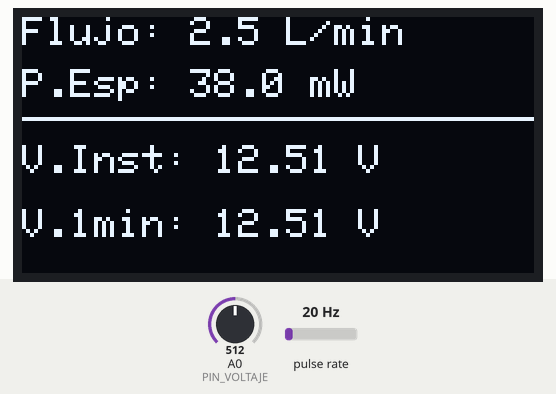
Recording of a sketch running on a simulated Arduino Uno, built with avr-gcc and run on an emulated ATmega328P. Parts: 128×64 one-colour display. Wiring (inferred from the names in the program): pulse sensor: data pin 2. The inputs (shaded band) are chosen by the test bench; at power-on: pulse rate 20 Hz, A0 (PIN_VOLTAJE) = 512. What the sketch prints to the serial monitor is not drawn.

Above: at 1.6 s.
1.7 s: pulse rate (sensor on pin 2) set to 23 Hz
At 3.7 s:
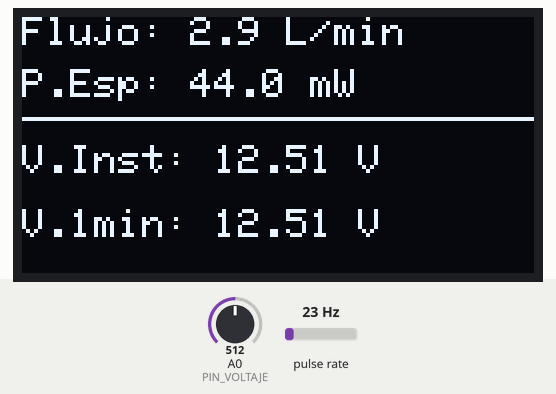
4.5 s: A0 (PIN_VOLTAJE) set to 716
At 5.8 s:
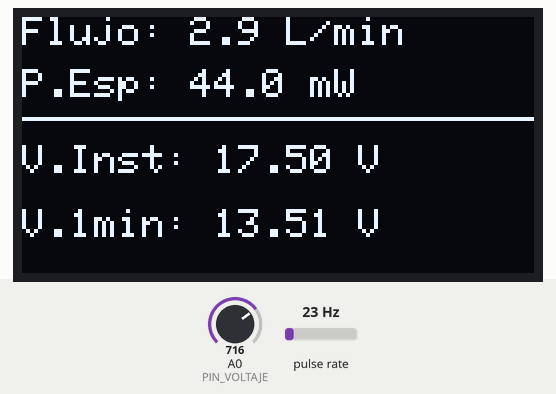
7.5 s: pulse rate (sensor on pin 2) set to 4 Hz
At 8.7 s:
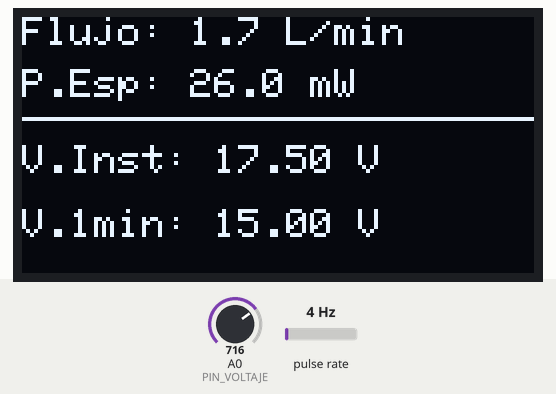
10.5 s: A0 (PIN_VOLTAJE) set to 900
At 11.8 s:
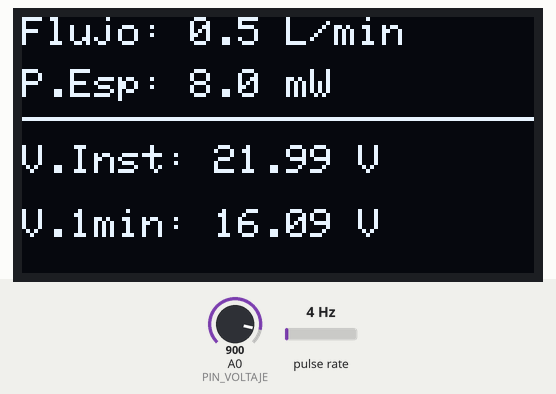
13.5 s: pulse rate (sensor on pin 2) set to 50 Hz
At 14.5 s:
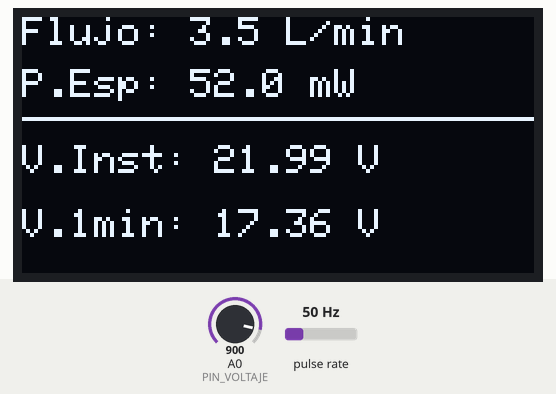
16.5 s: A0 (PIN_VOLTAJE) set to 1023
At 17.8 s:
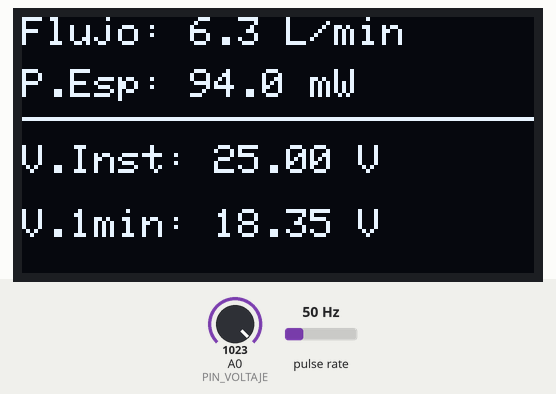
Timing chart, 0 to 19.5 s (numbered marks = the images above; inputs shaded):
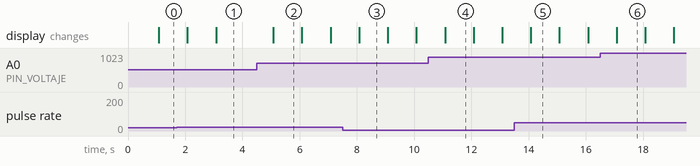

The sketch:

hydroflow_avance3.ino
```cpp
/*
 * Proyecto: HydroFlow - Sistema IoT de Captación Pasiva Hidroeléctrica Domiciliaria
 * Curso: TEI201 - Taller de Diseño en Ingeniería (UAI) - Avance #3
 * Descripción: Adquiere caudal (YF-S201) y voltaje generado (0-25V), calcula potencia
 *              esperada vs. estimada, muestra en OLED y envía telemetría CSV por USB.
 */

#include <Wire.h>
#include <Adafruit_GFX.h>
#include <Adafruit_SH110X.h>

// --- CONFIGURACIÓN DE PANTALLA OLED 1.3" (SH1106) ---
#define SCREEN_WIDTH 128
#define SCREEN_HEIGHT 64
Adafruit_SH1106G display = Adafruit_SH1106G(SCREEN_WIDTH, SCREEN_HEIGHT, &Wire, -1);

// --- PINES DE SENSORES ---
const int PIN_CAUDAL = 2;     // Cable amarillo sensor YF-S201 (Interrupción 0)
const int PIN_VOLTAJE = A0;   // Pin 'S' sensor de voltaje DC 0-25V

// --- PARÁMETROS DEL MODELO ---
const float PULSOS_POR_LMIN = 7.5;        // Calibración de fábrica YF-S201
const float FACTOR_PREDICCION = 15.0;     // Modelo base: 15 mW esperados por L/min
const float RESISTENCIA_REF = 100.0;      // Carga de referencia (Ohms) para estimar mW sin carga física
const unsigned long INTERVALO_MS = 1000;  // Muestreo cada 1 segundo (1 Hz)

// --- VARIABLES GLOBALES ---
volatile unsigned int contadorPulsos = 0;
unsigned long tiempoAnterior = 0;
float voltajePromedio1Min = 0.0;
int muestrasMinuto = 0;

void contarPulso() {
  contadorPulsos++;
}

// Módulo 1: Calcular caudal en L/min
float obtenerCaudal(unsigned long deltaMs) {
  float frecuenciaHz = (1000.0 / deltaMs) * contadorPulsos;
  return frecuenciaHz / PULSOS_POR_LMIN;
}

// Módulo 2: Leer voltaje real con filtro de promedio y corte de ruido base
float obtenerVoltaje() {
  long sumaADC = 0;
  for (int i = 0; i < 20; i++) {
    sumaADC += analogRead(PIN_VOLTAJE);
    delay(2);
  }
  float voltajePin = (sumaADC / 20.0) * (5.0 / 1023.0);
  float voltajeReal = voltajePin * 5.0; // Divisor resistivo 5:1 del módulo

  if (voltajeReal < 0.15) {
    voltajeReal = 0.0; // Elimina estática residual cuando el motor está detenido
  }
  return voltajeReal;
}

// Módulo 3: Dibujar valores en pantalla OLED
void actualizarPantalla(float caudal, float potEsp, float vInst, float v1Min) {
  display.clearDisplay();
  display.setTextSize(1);

  display.setCursor(0, 0);
  display.print(F("Flujo: "));
  display.print(caudal, 1);
  display.println(F(" L/min"));

  display.setCursor(0, 13);
  display.print(F("P.Esp: "));
  display.print(potEsp, 1);
  display.println(F(" mW"));

  display.drawLine(0, 25, 128, 25, SH110X_WHITE);

  display.setCursor(0, 32);
  display.print(F("V.Inst: "));
  display.print(vInst, 2);
  display.println(F(" V"));

  display.setCursor(0, 48);
  display.print(F("V.1min: "));
  display.print(v1Min, 2);
  display.println(F(" V"));

  display.display();
}

// Módulo 4: Enviar datos al PC en formato CSV
void enviarDatosUSB(float caudal, float potEsp, float vInst, float v1Min, float potEst) {
  Serial.print(caudal, 2);
  Serial.print(F(","));
  Serial.print(potEsp, 2);
  Serial.print(F(","));
  Serial.print(vInst, 3);
  Serial.print(F(","));
  Serial.print(v1Min, 3);
  Serial.print(F(","));
  Serial.println(potEst, 2);
}

void setup() {
  Serial.begin(9600);
  Wire.begin();
  Wire.setWireTimeout(3000, true); // Evita bloqueos de pantalla por ruido del motor

  if (!display.begin(0x3C, true)) {
    while (1);
  }

  pinMode(PIN_CAUDAL, INPUT_PULLUP);
  attachInterrupt(digitalPinToInterrupt(PIN_CAUDAL), contarPulso, FALLING);

  display.clearDisplay();
  display.setTextColor(SH110X_WHITE);

  // Encabezado inicial para el puerto serial
  Serial.println(F("caudal_lmin,pot_esperada_mw,voltaje_inst_v,voltaje_1min_v,pot_estimada_mw"));
}

void loop() {
  unsigned long tiempoActual = millis();
  if ((tiempoActual - tiempoAnterior) >= INTERVALO_MS) {
    detachInterrupt(digitalPinToInterrupt(PIN_CAUDAL));

    float caudal = obtenerCaudal(tiempoActual - tiempoAnterior);
    contadorPulsos = 0;
    tiempoAnterior = tiempoActual;

    float vInst = obtenerVoltaje();
    float potEsp = caudal * FACTOR_PREDICCION;
    float potEst = ((vInst * vInst) / RESISTENCIA_REF) * 1000.0;

    if (muestrasMinuto < 60) {
      muestrasMinuto++;
    }
    voltajePromedio1Min += (vInst - voltajePromedio1Min) / muestrasMinuto;

    actualizarPantalla(caudal, potEsp, vInst, voltajePromedio1Min);
    enviarDatosUSB(caudal, potEsp, vInst, voltajePromedio1Min, potEst);

    attachInterrupt(digitalPinToInterrupt(PIN_CAUDAL), contarPulso, FALLING);
  }
}
```

Measured:
- the behaviour switches between 20 and 21 Hz on pulse rate (sensor on pin 2) (found by bisection; images 0 and 1)
- after the input at 1.7 s, the display: first changes after 0.38 s (image 1 shows a later state)
- after the input at 4.5 s, the display: changes after 0.58 s (image 2)
- what the display in image 2 shows lasts 1.0 s, from 5.1 s to 6.1 s
